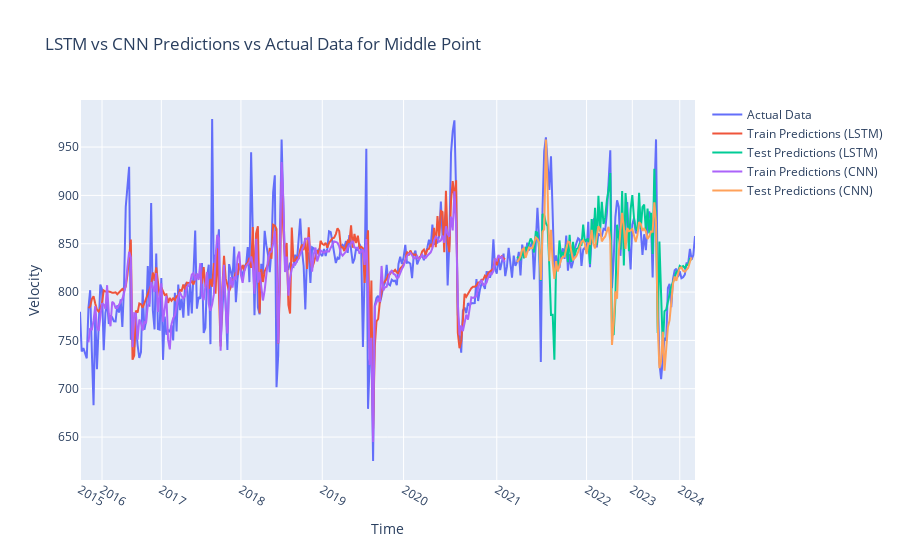

Notebook code for this chart:
### Code cell
# Print RMSE scores for both models
print('LSTM Train Score: %.2f RMSE' % (trainScore_lstm))
print('LSTM Test Score: %.2f RMSE' % (testScore_lstm))
print('CNN Train Score: %.2f RMSE' % (trainScore_cnn))
print('CNN Test Score: %.2f RMSE' % (testScore_cnn))

# Plot predictions of both models
fig_comparison = go.Figure()
fig_comparison.add_trace(go.Scatter(y=scaler.inverse_transform(dataset).flatten(), mode='lines', name='Actual Data'))
fig_comparison.add_trace(go.Scatter(y=trainPredictPlot_lstm.flatten(), mode='lines', name='Train Predictions (LSTM)'))
fig_comparison.add_trace(go.Scatter(y=testPredictPlot_lstm.flatten(), mode='lines', name='Test Predictions (LSTM)'))
fig_comparison.add_trace(go.Scatter(y=trainPredictPlot_cnn.flatten(), mode='lines', name='Train Predictions (CNN)'))
fig_comparison.add_trace(go.Scatter(y=testPredictPlot_cnn.flatten(), mode='lines', name='Test Predictions (CNN)'))

# Update layout for dark theme
fig_comparison.update_layout(title='LSTM vs CNN Predictions vs Actual Data for ' + point_name.capitalize() + ' Point', xaxis_title='Time', yaxis_title='Velocity')
# Update x-axis to show only one tick per year
fig_comparison.update_xaxes(tickvals=[df.index[years == year][0] for year in unique_years], ticktext=unique_years)
fig_comparison.show()

### Figure 1 — Plotly figure (JSON) as saved in the notebook; plotly's stock layout.template omitted (floating-point values rounded to 4 significant figures; data arrays with more than 128 entries replaced by an {"elided": "..."} marker saying what was removed)
{"data": [{"mode": "lines", "name": "Actual Data", "type": "scatter", "y": {"elided": "364 float values"}}, {"mode": "lines", "name": "Train Predictions (LSTM)", "type": "scatter", "y": {"elided": "364 float values"}}, {"mode": "lines", "name": "Test Predictions (LSTM)", "type": "scatter", "y": {"elided": "364 float values"}}, {"mode": "lines", "name": "Train Predictions (CNN)", "type": "scatter", "y": {"elided": "364 float values"}}, {"mode": "lines", "name": "Test Predictions (CNN)", "type": "scatter", "y": {"elided": "364 float values"}}], "layout": {"title": {"text": "LSTM vs CNN Predictions vs Actual Data for Middle Point"}, "xaxis": {"ticktext": [2015, 2016, 2017, 2018, 2019, 2020, 2021, 2022, 2023, 2024], "tickvals": [0, 13, 48, 95, 143, 191, 246, 299, 326, 354], "title": {"text": "Time"}}, "yaxis": {"title": {"text": "Velocity"}}}}
